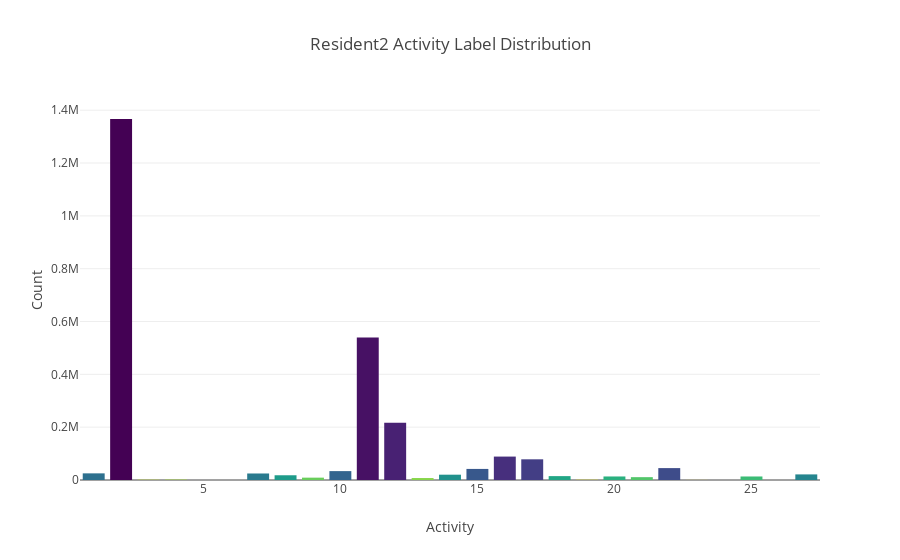

The cell this chart's notebook holds for it:
### Code cell
#For Resident2
label_counts = label2.value_counts()

n = label_counts.shape[0]
colormap = get_cmap('viridis')
colors = [rgb2hex(colormap(col)) for col in np.arange(0, 1.01, 1/(n-1))]

data = go.Bar(x = label_counts.index,
              y = label_counts,
              marker = dict(color = colors))

layout = go.Layout(title = 'Resident2 Activity Label Distribution',
                   xaxis = dict(title = 'Activity'),
                   yaxis = dict(title = 'Count'))

fig = go.Figure(data=[data], layout=layout)
iplot(fig)

### Figure 1 — Plotly figure (JSON) as saved in the notebook; plotly's stock layout.template omitted (floating-point values rounded to 4 significant figures)
{"data": [{"marker": {"color": ["#440154", "#471164", "#482173", "#472f7d", "#433e85", "#3e4c8a", "#38588c", "#32648e", "#2d708e", "#297a8e", "#25858e", "#21918c", "#1e9b8a", "#21a685", "#2ab07f", "#3bbb75", "#52c569", "#69cd5b", "#86d549", "#a5db36", "#c2df23", "#e2e418", "#fde725"]}, "type": "bar", "x": [2, 11, 12, 16, 17, 22, 15, 10, 1, 7, 27, 14, 8, 18, 20, 25, 21, 9, 13, 4, 3, 19, 23], "y": [1366689, 539716, 216739, 88682, 78318, 45065, 41939, 33654, 25122, 24636, 21212, 20085, 17930, 14677, 13381, 13321, 10737, 8897, 7414, 1490, 1024, 986, 286]}], "layout": {"title": "Resident2 Activity Label Distribution", "xaxis": {"title": "Activity"}, "yaxis": {"title": "Count"}}}
